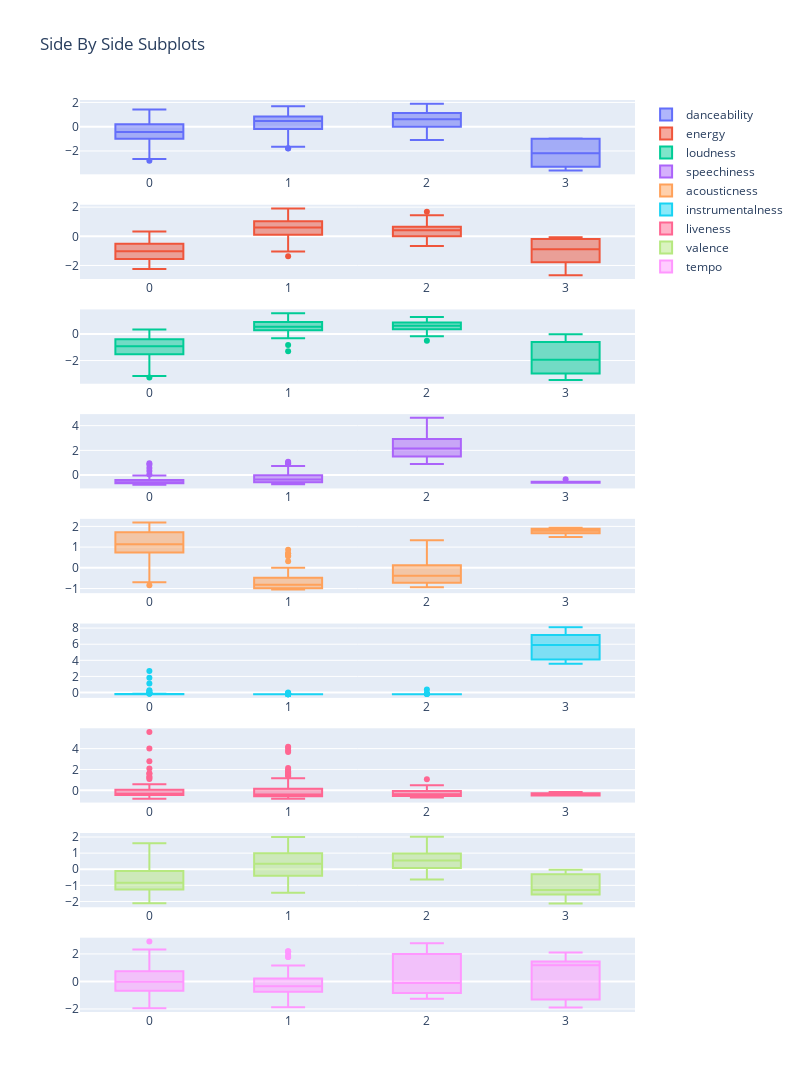

The notebook cell saved with this chart:
### Code cell
fig = make_subplots(rows=len(cols), cols=1)
for i, col in enumerate(cols):
    fig.add_trace(go.Box(x=df['cluster'], y=df[col], name=col), row=i+1, col=1)

fig.update_layout(height=2000, width=800, title_text="Side By Side Subplots")
fig.show()

### Figure 1 — Plotly figure (JSON) as saved in the notebook; plotly's stock layout.template omitted (floating-point values rounded to 4 significant figures; data arrays with more than 128 entries replaced by an {"elided": "..."} marker saying what was removed)
{"data": [{"name": "danceability", "type": "box", "x": {"elided": "197 int values"}, "xaxis": "x", "y": {"elided": "197 float values"}, "yaxis": "y"}, {"name": "energy", "type": "box", "x": {"elided": "197 int values"}, "xaxis": "x2", "y": {"elided": "197 float values"}, "yaxis": "y2"}, {"name": "loudness", "type": "box", "x": {"elided": "197 int values"}, "xaxis": "x3", "y": {"elided": "197 float values"}, "yaxis": "y3"}, {"name": "speechiness", "type": "box", "x": {"elided": "197 int values"}, "xaxis": "x4", "y": {"elided": "197 float values"}, "yaxis": "y4"}, {"name": "acousticness", "type": "box", "x": {"elided": "197 int values"}, "xaxis": "x5", "y": {"elided": "197 float values"}, "yaxis": "y5"}, {"name": "instrumentalness", "type": "box", "x": {"elided": "197 int values"}, "xaxis": "x6", "y": {"elided": "197 float values"}, "yaxis": "y6"}, {"name": "liveness", "type": "box", "x": {"elided": "197 int values"}, "xaxis": "x7", "y": {"elided": "197 float values"}, "yaxis": "y7"}, {"name": "valence", "type": "box", "x": {"elided": "197 int values"}, "xaxis": "x8", "y": {"elided": "197 float values"}, "yaxis": "y8"}, {"name": "tempo", "type": "box", "x": {"elided": "197 int values"}, "xaxis": "x9", "y": {"elided": "197 float values"}, "yaxis": "y9"}], "layout": {"height": 2000, "title": {"text": "Side By Side Subplots"}, "width": 800, "xaxis": {"anchor": "y", "domain": [0, 1]}, "xaxis2": {"anchor": "y2", "domain": [0, 1]}, "xaxis3": {"anchor": "y3", "domain": [0, 1]}, "xaxis4": {"anchor": "y4", "domain": [0, 1]}, "xaxis5": {"anchor": "y5", "domain": [0, 1]}, "xaxis6": {"anchor": "y6", "domain": [0, 1]}, "xaxis7": {"anchor": "y7", "domain": [0, 1]}, "xaxis8": {"anchor": "y8", "domain": [0, 1]}, "xaxis9": {"anchor": "y9", "domain": [0, 1]}, "yaxis": {"anchor": "x", "domain": [0.9185, 1]}, "yaxis2": {"anchor": "x2", "domain": [0.8037, 0.8852]}, "yaxis3": {"anchor": "x3", "domain": [0.6889, 0.7704]}, "yaxis4": {"anchor": "x4", "domain": [0.5741, 0.6556]}, "yaxis5": {"anchor": "x5", "domain": [0.4593, 0.5407]}, "yaxis6": {"anchor": "x6", "domain": [0.3444, 0.4259]}, "yaxis7": {"anchor": "x7", "domain": [0.2296, 0.3111]}, "yaxis8": {"anchor": "x8", "domain": [0.1148, 0.1963]}, "yaxis9": {"anchor": "x9", "domain": [0, 0.08148]}}}
